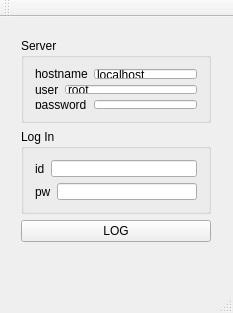
<?xml version="1.0" encoding="UTF-8"?>
<ui version="4.0">
 <class>login</class>
 <widget class="QMainWindow" name="login">
  <property name="geometry">
   <rect>
    <x>0</x>
    <y>0</y>
    <width>233</width>
    <height>313</height>
   </rect>
  </property>
  <property name="windowTitle">
   <string>login</string>
  </property>
  <widget class="QWidget" name="centralWidget">
   <widget class="QWidget" name="">
    <property name="geometry">
     <rect>
      <x>10</x>
      <y>10</y>
      <width>212</width>
      <height>250</height>
     </rect>
    </property>
    <layout class="QGridLayout" name="gridLayout_5">
     <item row="0" column="0">
      <layout class="QGridLayout" name="gridLayout_4">
       <item row="0" column="0">
        <layout class="QGridLayout" name="gridLayout_3">
         <item row="0" column="0">
          <widget class="QGroupBox" name="groupBox">
           <property name="title">
            <string>Server</string>
           </property>
           <layout class="QGridLayout" name="gridLayout">
            <item row="0" column="0" colspan="2">
             <widget class="QLabel" name="label">
              <property name="text">
               <string>hostname</string>
              </property>
             </widget>
            </item>
            <item row="2" column="2">
             <widget class="QLineEdit" name="pw">
              <property name="echoMode">
               <enum>QLineEdit::Password</enum>
              </property>
             </widget>
            </item>
            <item row="1" column="1" colspan="2">
             <widget class="QLineEdit" name="user">
              <property name="text">
               <string>root</string>
              </property>
             </widget>
            </item>
            <item row="1" column="0">
             <widget class="QLabel" name="label_2">
              <property name="text">
               <string>user</string>
              </property>
             </widget>
            </item>
            <item row="0" column="2">
             <widget class="QLineEdit" name="host">
              <property name="text">
               <string>localhost</string>
              </property>
             </widget>
            </item>
            <item row="2" column="0" colspan="2">
             <widget class="QLabel" name="label_3">
              <property name="text">
               <string>password</string>
              </property>
             </widget>
            </item>
           </layout>
          </widget>
         </item>
         <item row="1" column="0">
          <widget class="QGroupBox" name="groupBox_2">
           <property name="title">
            <string>Log In</string>
           </property>
           <layout class="QGridLayout" name="gridLayout_2">
            <item row="0" column="0">
             <widget class="QLabel" name="label_4">
              <property name="text">
               <string>id</string>
              </property>
             </widget>
            </item>
            <item row="0" column="1" colspan="2">
             <widget class="QLineEdit" name="id"/>
            </item>
            <item row="1" column="0" colspan="2">
             <widget class="QLabel" name="label_5">
              <property name="text">
               <string>pw</string>
              </property>
             </widget>
            </item>
            <item row="1" column="2">
             <widget class="QLineEdit" name="pw_2">
              <property name="echoMode">
               <enum>QLineEdit::Password</enum>
              </property>
             </widget>
            </item>
           </layout>
          </widget>
         </item>
        </layout>
       </item>
       <item row="1" column="0">
        <widget class="QPushButton" name="logButton">
         <property name="text">
          <string>LOG</string>
         </property>
        </widget>
       </item>
      </layout>
     </item>
     <item row="1" column="0">
      <widget class="QLabel" name="errorLabel">
       <property name="font">
        <font>
         <pointsize>12</pointsize>
         <weight>75</weight>
         <bold>true</bold>
        </font>
       </property>
       <property name="text">
        <string/>
       </property>
      </widget>
     </item>
    </layout>
   </widget>
  </widget>
  <widget class="QMenuBar" name="menuBar">
   <property name="geometry">
    <rect>
     <x>0</x>
     <y>0</y>
     <width>233</width>
     <height>21</height>
    </rect>
   </property>
  </widget>
  <widget class="QToolBar" name="mainToolBar">
   <attribute name="toolBarArea">
    <enum>TopToolBarArea</enum>
   </attribute>
   <attribute name="toolBarBreak">
    <bool>false</bool>
   </attribute>
  </widget>
  <widget class="QStatusBar" name="statusBar"/>
 </widget>
 <layoutdefault spacing="6" margin="11"/>
 <resources/>
 <connections/>
</ui>
